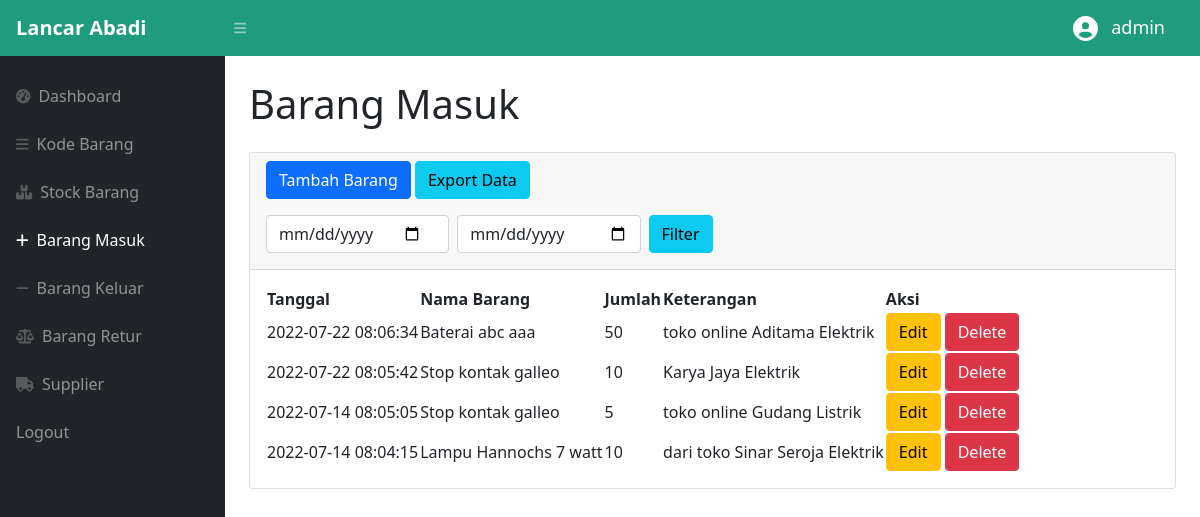
Page /admin/masuk.php (signed in) on the committed database.
### tables this page shows
CREATE TABLE `masuk` (
  `idmasuk` int(11) NOT NULL,
  `idbarang` int(11) NOT NULL,
  `tanggal` timestamp NOT NULL DEFAULT CURRENT_TIMESTAMP,
  `keterangan` varchar(50) NOT NULL,
  `qty` int(11) NOT NULL
);

CREATE TABLE `stock` (
  `idbarang` int(11) NOT NULL,
  `idkodebarang` int(11) NOT NULL,
  `namabarang` varchar(25) NOT NULL,
  `harga` int(11) NOT NULL,
  `stock` int(11) NOT NULL,
  `image` varchar(99) DEFAULT NULL
);

### admin/masuk.php (the view, shortened to what this page needs)
<?php
require '../function.php';
?>
<!DOCTYPE html>
<html lang="en">
<head>
    <link href="https://cdn.jsdelivr.net/npm/simple-datatables@latest/dist/style.css" rel="stylesheet" />
    <link href="../css/styles.css" rel="stylesheet" />
</head>
<body class="sb-nav-fixed">
    <nav class="sb-topnav navbar navbar-expand navbar-dark" style="background-color:#1f9c7d;">
        <a class="navbar-brand ps-3" style="font-weight:bold ;" href="dashboard.php">Lancar Abadi</a>
        <button class="btn btn-link btn-sm order-1 order-lg-0 me-4 me-lg-0" id="sidebarToggle" href="#!"><i class="fas fa-bars"></i></button>
        <div class="collapse navbar-collapse justify-content-end">
            <i class="fa-solid fa-circle-user m-2" style="color:white ; height:25px"></i>
            <h6 style="margin: 5px 35px 5px 5px; font-size:18px; color:white">
                <?php
                echo $_SESSION['username'];
                ?>
            </h6>
        </div>
    </nav>
    <div id="layoutSidenav">
        <div id="layoutSidenav_nav">
            <nav class="sb-sidenav accordion sb-sidenav-dark mt-3" id="sidenavAccordion">
                <div class="sb-sidenav-menu">
                    <div class="nav">
                        <a class="nav-link" href="dashboard.php">
                            <div class="sb-nav-link-icon"><i class="fas fa-tachometer-alt"></i></div>
                            Dashboard
                        </a>
                        <a class="nav-link" href="kodeBarang.php">
                            <div class="sb-nav-link-icon"><i class="fas fa-bars"></i></div>
                            Kode Barang
                        </a>
                        <a class="nav-link" href="stockBarang.php">
                            <div class="sb-nav-link-icon"><i class="fas fa-boxes-stacked"></i></div>
                            Stock Barang
                        </a>
                        <a class="nav-link active" href="masuk.php">
                            <div class="sb-nav-link-icon"><i class="fas fa-plus"></i></div>
                            Barang Masuk
                        </a>
                        <a class="nav-link" href="keluar.php">
                            <div class="sb-nav-link-icon"><i class="fas fa-minus"></i></div>
                            Barang Keluar
                        </a>
                        <a class="nav-link" href="retur.php">
                            <div class="sb-nav-link-icon"><i class="fas fa-balance-scale"></i></div>
                            Barang Retur
                        </a>
                        <a class="nav-link" href="supplier.php">
                            <div class="sb-nav-link-icon"><i class="fas fa-truck"></i></div>
                            Supplier
                        </a>
                        <a class="nav-link" href="../logout.php">
                            Logout
                        </a>
                    </div>
                </div>
            </nav>
        </div>
        <div id="layoutSidenav_content">
            <main>
                <div class="container-fluid px-4">
                    <h1 class="mt-4 mb-4">Barang Masuk</h1>
                    <div class="card mb-4">
                        <div class="card-header">
                            <button type="button" class="btn btn-primary" data-bs-toggle="modal" data-bs-target="#myModal">
                                Tambah Barang
                            </button>
                            <a href="exportMasuk.php" class="btn btn-info">Export Data</a>
                            <br>
                            <form method="post" class="d-flex w-50 mt-3 mb-2">
                                <input type="date" name="tgl_mulai" class="d-flex form-control">
                                <input type="date" name="tgl_selesai" class="d-felx form-control mx-2">
                                <button type="submit" name="filter_tgl" class="btn btn-info"> Filter </button>
                            </form>
                        </div>
                        <div class="card-body">
                            <table id="datatablesSimple">
                                <thead>
                                    <tr>
                                        <th>Tanggal</th>
                                        <th>Nama Barang</th>
                                        <th>Jumlah</th>
                                        <th>Keterangan</th>
                                        <th>Aksi</th>
                                    </tr>
                                </thead>
                                <tbody>
                                    <?php
                                    if (isset($_POST['filter_tgl'])) {
                                        $mulai = $_POST['tgl_mulai'];
                                        $selesai = $_POST['tgl_selesai'];
                                        if ($mulai != null || $selesai != null) {
                                            $ambilsemuadatastock = mysqli_query($conn, "select * from masuk m, stock s where s.idbarang = m.idbarang and tanggal BETWEEN '$mulai' and DATE_ADD('$selesai',INTERVAL 1 DAY) order by idmasuk DESC");
                                        } else {
                                            $ambilsemuadatastock = mysqli_query($conn, "select * from masuk m, stock s where s.idbarang = m.idbarang order by idmasuk DESC");
                                        }
                                    } else {
                                        $ambilsemuadatastock = mysqli_query($conn, "select * from masuk m, stock s where s.idbarang = m.idbarang order by idmasuk DESC");
                                    }
                                    while ($data = mysqli_fetch_assoc($ambilsemuadatastock)) {
                                        $idm = $data['idmasuk'];
                                        $tanggal = $data['tanggal'];
                                        $namabarang = $data['namabarang'];
                                        $qty = $data['qty'];
                                        $keterangan = $data['keterangan'];
                                    ?>
                                        <tr>
                                            <td><?= $tanggal ?></td>
                                            <td><?= $namabarang; ?></td>
                                            <td><?= $qty; ?></td>
                                            <td><?= $keterangan; ?></td>
                                            <td>
                                                <button type="button" class="btn btn-warning" data-bs-toggle="modal" data-bs-target="#edit<?= $idm; ?>">
                                                    Edit
                                                </button>
                                                <button type="button" class="btn btn-danger" data-bs-toggle="modal" data-bs-target="#delete<?= $idm; ?>">
                                                    Delete
                                                </button>
                                            </td>
                                        </tr>
                                    <?php
                                    };
                                    ?>
                                </tbody>
                            </table>
                        </div>
                    </div>
                </div>
            </main>
        </div>
    </div>
</body>
</html>

### rows in the picture
masuk: tanggal "2022-07-22 08:06:34", idbarang.namabarang "Baterai abc aaa", qty "50", keterangan "toko online Aditama Elektrik"
masuk: tanggal "2022-07-22 08:05:42", idbarang.namabarang "Stop kontak galleo", qty "10", keterangan "Karya Jaya Elektrik"
masuk: tanggal "2022-07-14 08:05:05", idbarang.namabarang "Stop kontak galleo", qty "5", keterangan "toko online Gudang Listrik"
masuk: tanggal "2022-07-14 08:04:15", idbarang.namabarang "Lampu Hannochs 7 watt", qty "10", keterangan "dari toko Sinar Seroja Elektrik"

### other values in the picture
$_SESSION['username'] "admin"
